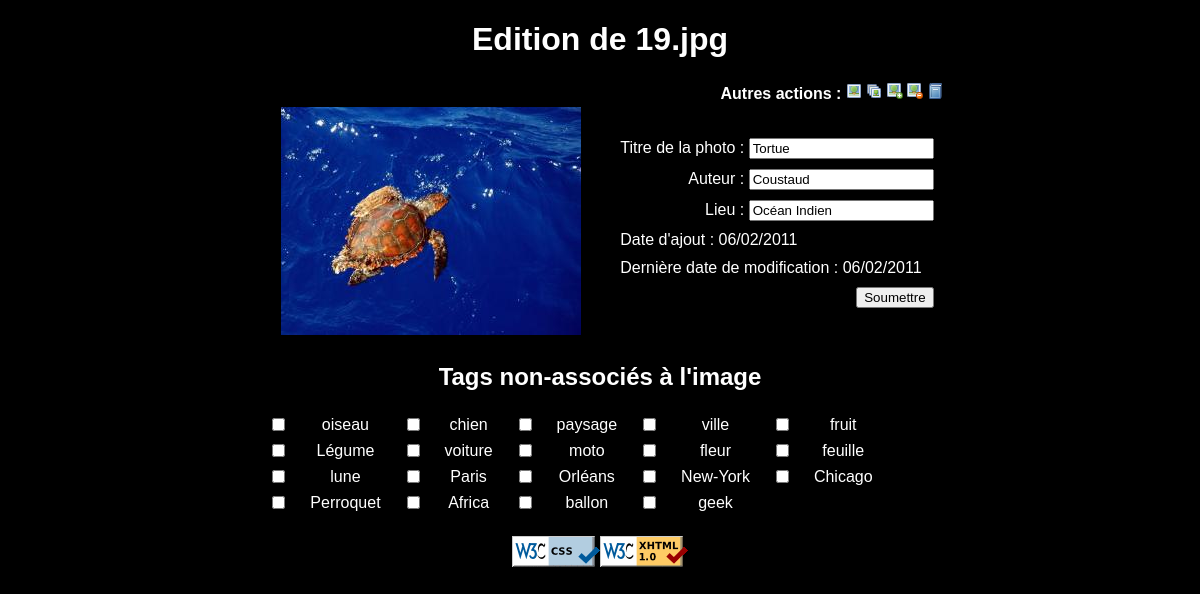
Page /edit.php?id=15 on the committed database.
### tables this page shows
CREATE TABLE IF NOT EXISTS `gd_photos` (
  `id` int(11) NOT NULL AUTO_INCREMENT,
  `chemin_photo` text NOT NULL,
  `chemin_thumbnail` text NOT NULL,
  `nom` text NOT NULL,
  `titre_photo` varchar(100) NOT NULL,
  `auteur` varchar(50) NOT NULL,
  `lieu` varchar(100) NOT NULL,
  `date_up` date NOT NULL,
  `date_modify` date NOT NULL,
  `ip_add` varchar(15) NOT NULL,
  `ip_modify` varchar(15) NOT NULL,
  PRIMARY KEY (`id`)
);

### Date.class.php (called while the page is built, shortened)
<?php
Class Date {
	public static function DateSQLToFrench($date){
		$date=explode("-",$date);
		$date_s=$date[2]."/".$date[1]."/".$date[0];
		return $date_s;
	}
}
?>

### edit.php (the view, shortened to what this page needs)
<?php
	require_once('Date.class.php');
	if(isset($_GET['id'])){$id = $_GET['id'];} else{if(isset($_POST['id'])){$id = $_POST['id'];} else{$id = "";}}
	if(isset($_POST['Soumettre'])){$Soumettre = $_POST['Soumettre'];} else{$Soumettre = "";}
	$Err=false;
	if($id != ""){
		$sql="SELECT t1.id, t1.tag FROM gd_tags AS t1 WHERE t1.id NOT IN (SELECT tags.id FROM gd_tags AS tags, gd_photos AS photos, gd_liensphta AS liens WHERE photos.id = liens.id_ph AND tags.id = liens.id_ta AND photos.id='".mysql_escape_string($id)."')";
			$result = mysql_query($sql);
		if (!$result){
			die('Requete invalide : ' . mysql_error());
		}
		else {
			if(mysql_num_rows($result) > 0){
				while ($row =mysql_fetch_assoc($result)){
			        $tableau_tags[$row['id']]=$row['tag'];
				}
			}
		}
	}
	if(($id != "") && ($Soumettre == "")){
		$infos_photo=array();
		$Erreurs=array();
		$sql = "SELECT * FROM gd_photos WHERE id='".mysql_escape_string($id)."';";
		$result = mysql_query($sql);
		if (!$result){
			die('Requete invalide : ' . mysql_error());
		}
		else {
			if(mysql_num_rows($result) > 0){
				$infos_photo=mysql_fetch_assoc($result);
			}
			else {
				$Erreurs[]="Aucune image ne correspondant à cet ID.";
				$Err=true;
			}
		}
		if($Err == false){
			$titre_photo = $infos_photo['titre_photo'];
			$chemin_thumbnail = "thumbnails/".$infos_photo['chemin_thumbnail'];
			$nom = $infos_photo['nom'];
			$auteur = $infos_photo['auteur'];
			$lieu = $infos_photo['lieu'];
			$date_up = $infos_photo['date_up'];
			$date_modify = $infos_photo['date_modify'];
		}
	}
	else{
		header("Location: index.php");
	}
?>
<!DOCTYPE html PUBLIC "-//W3C//DTD XHTML 1.0 Strict//EN" "http://www.w3.org/TR/xhtml1/DTD/xhtml1-strict.dtd">
<html xmlns="http://www.w3.org/1999/xhtml" lang="fr" xml:lang="fr">
<head>
<link rel="stylesheet" href="style.css" type="text/css"></link>
</head>
<body>
	<h1>Edition <?php if($nom == ""){echo "d'une photo";} else{echo "de ".$nom;} ?></h1>
	<form method="post" action="<?php echo $_SERVER['PHP_SELF']; ?>" enctype="multipart/form-data">
	<table class="edit">
	<tr>
		<td colspan="2" class="menu_table"><span class="titre">Autres actions : </span>
		<?php echo "<a href=\"picture.php?picture=view_$id\"><img src=\"pictures/picture.png\" alt=\"Voir l'image\"  title=\"Voir la photo\" /></a>
			<a href=\"index.php\"><img src=\"pictures/pictures.png\" alt=\"Index\" title=\"Retour à l'index\" /></a>
			<a href=\"upload.php\"><img src=\"pictures/picture_add.png\" alt=\"Upload\" title=\"Ajouter une autre photo\" /></a>
			<a href=\"picture.php?picture=dele_$id\" ><img src=\"pictures/picture_delete.png\" alt=\"Suppression Photo\" title=\"Supprimer la photo\" /></a>
			<a href=\"tags.php\"><img src=\"pictures/book.png\" alt=\"Gestion tags\" title=\"Gestion des tags\" /></a>
			";
		?>
		</td>
	</tr>
	<tr>
		<td class="photo_edit"><img src="<?php echo $chemin_thumbnail; ?>" alt="<?php echo $nom; ?>" /></td>
		<td class="form_edit">
				<p class="menu_table">Titre de la photo : <input type="text" name="titre_photo" maxlength="100" value="<?php echo $titre_photo; ?>" /></p>
				<p class="menu_table">Auteur : <input type="text" name="nom_auteur" maxlength="50" value="<?php echo $auteur; ?>" /></p>
				<p class="menu_table">Lieu : <input type="text" name="lieu" maxlength="100" value="<?php echo $lieu; ?>" /></p>
				<p>Date d'ajout : <?php echo Date::DateSQLToFrench($date_up); ?><input type="hidden" name="date_up" value="<?php echo $date_up; ?>" /></p>
				<p>Derni&egrave;re date de modification : <?php echo Date::DateSQLToFrench($date_modify); ?></p>
				<p class="menu_table"><input type="submit" value="Soumettre" name="Soumettre" /></p>
		</td>
	</tr>
	<tr>
		<td colspan="2">
			<?php
				if($Err == false){
					if(count($tableau_tags)>0){
						echo "<h2 class=\"mil\">Tags non-associ&eacute;s &agrave; l'image</h2>";
						echo "<table><tr>";
						$i=1;
						foreach($tableau_tags as $key => $value){
							if($i<=5){
								echo "<td class=\"tags\"><input type=\"checkbox\" name=\"$key\" /></td><td class=\"tags\">$value</td>";
								$i++; }
							else{
								$i=1;
								echo "</tr><tr class=\"tags\"><td class=\"tags\"><input type=\"checkbox\" name=\"$key\" /></td><td class=\"tags\">$value</td>";
								$i++;
							 }
						}
						echo "</tr></table>";
					}
					else {
						echo"<h2 class=\"mil\">Pas de tags non-associ&eacute;s à cette photo.</h2>";
					}
				}
			?>
		</td>
	</tr>
	</table>
	</form>
		<?php require_once('footer.php'); ?>
</body>
</html>

### style.css (style rules this page uses)
body { font-family:arial, verdana, sans-serif; background-color:black; color:#FFFFFF; }
img { border:0px; }
h1, h2.mil { text-align:center; }
.titre { font-weight:bold; }
.menu_table { text-align:right; }
td.form_edit p { margin:10px; }
td.photo_edit { width:350px; max-width:500px; vertical-align:middle; text-align:center; }
table.edit { margin:auto; }
tr.tags { border:0px; }
td.tags { text-align:center; border:0px; padding:2px 10px 2px 10px; }

### rows in the picture
gd_photos: nom "19.jpg", chemin_thumbnail+nom (picture), titre_photo "Tortue", nom_auteur "Coustaud", lieu "Océan Indien", date_up "06/02/2011", date_modify "06/02/2011"

### other values in the picture
$value "oiseau"
$value "chien"
$value "paysage"
$value "ville"
$value "fruit"
$value "Légume"
$value "voiture"
$value "moto"
$value "fleur"
$value "feuille"
$value "lune"
$value "Paris"
$value "Orléans"
$value "New-York"
$value "Chicago"
